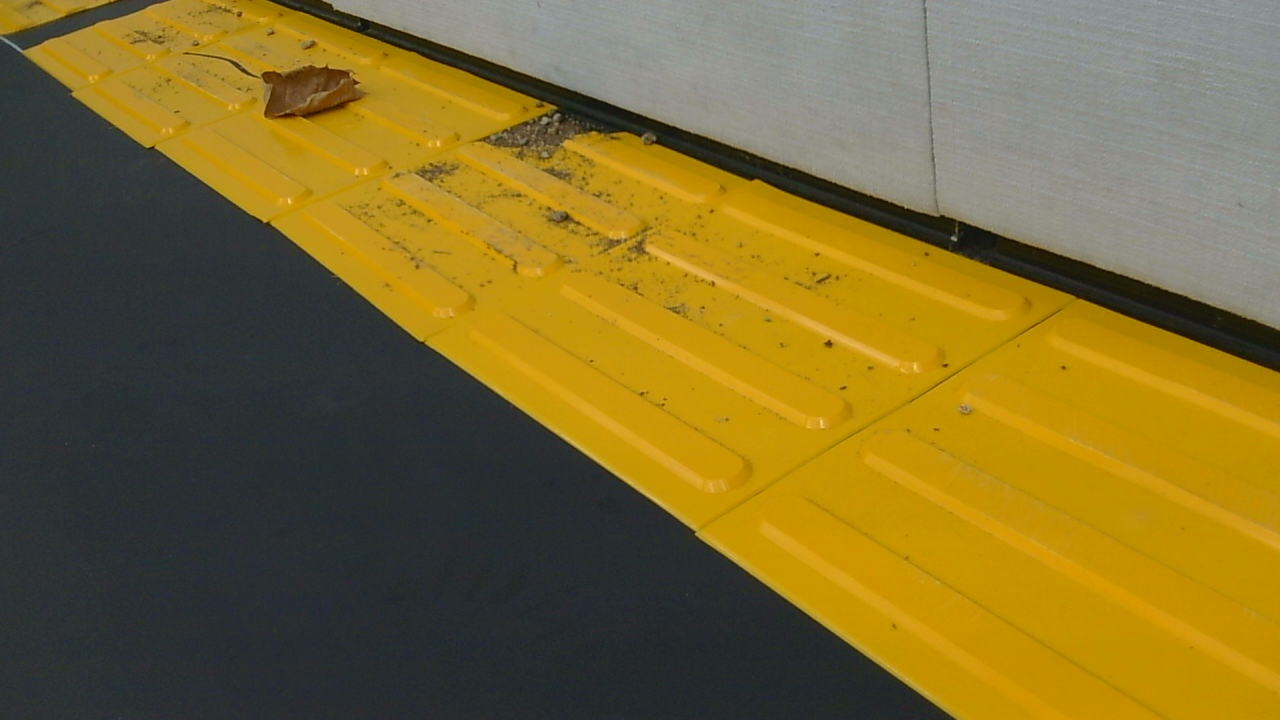
#> input picture Roady_Embedded/data/damage_events/images/damage_20260807T203652938831_0b4ee989_01.jpg, 1280 x 720 px, given in place of the camera
$ python line_tracer_test.py
#> lines starting #> are read from the running program, lines starting #| are printed output that depends on the picture; after the words box and inside, x2 and y2 are one past the last pixel; in counts of white or black regions, pixels touching at a corner belong together
#> further down, frame is the input picture: shape (720, 1280, 3); mean B, G, R 48, 106.6, 124.8
import cv2
import numpy as np


def detect_tactile_left_edge(frame):
    """카메라 원본 이미지에서 점자블록의 좌측 모서리 X 좌표를 검출합니다.

    :param frame: 카메라 입력 이미지 (BGR 형식, e.g., 640x480)
    :return: (left_edge_x, debug_frame)
             - left_edge_x: ROI 스캔라인 기준 점자블록 좌측 모서리 X 좌표 (미인식 시 None)
             - debug_frame: 시각화 처리가 완료된 ROI 디버깅 이미지
    """
    height, width, _ = frame.shape
#> height = 720; width = 1280

    # 1. ROI(관심영역) 설정: 카메라 하단 50% 영역만 자르기
    roi_y_start = int(height * 0.5)
#> roi_y_start = 360
    roi = frame[roi_y_start:height, 0:width]
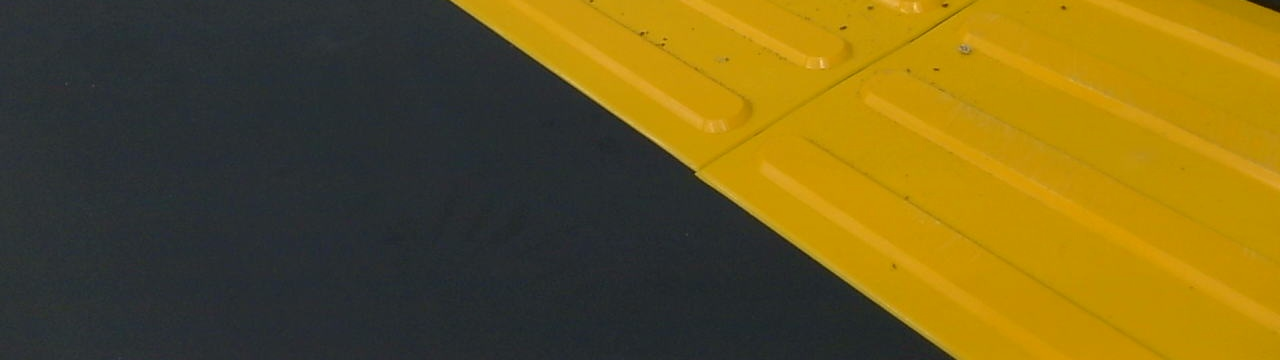
#> roi: shape (360, 1280, 3); mean B, G, R 28.9, 91.5, 110.8
    roi_h, roi_w, _ = roi.shape
#> roi_h = 360; roi_w = 1280

    # 2. HSV 색상 공간 변환 및 노란색 영역 마스킹
    hsv = cv2.cvtColor(roi, cv2.COLOR_BGR2HSV)
#> hsv: shape (360, 1280, 3); mean H, S, V 64.8, 138.1, 115.6

    # 조명 환경에 따른 노란색 HSV 범위 설정 (H: Hue, S: Saturation, V: Value)
    lower_yellow = np.array([15, 80, 80])
    upper_yellow = np.array([35, 255, 255])
    mask = cv2.inRange(hsv, lower_yellow, upper_yellow)
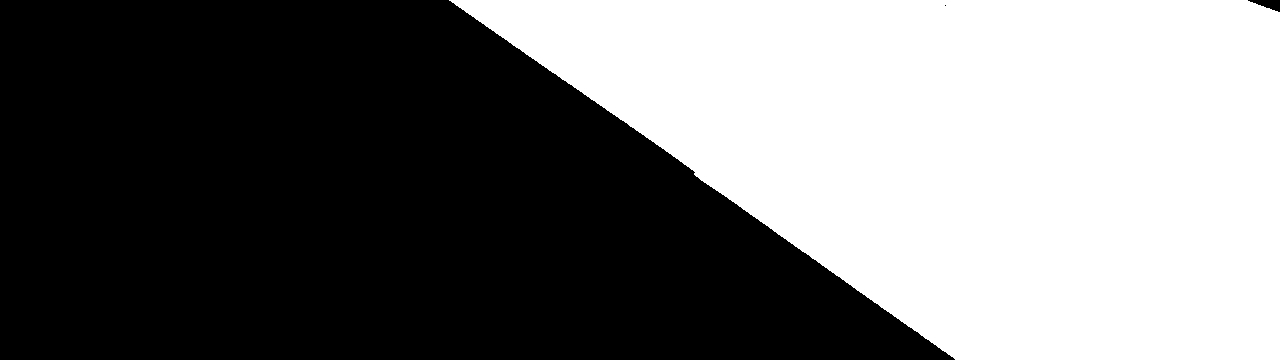
#> mask: shape (360, 1280); 45% white; 1 white region, box (x1, y1, x2, y2) and area: (449, 0, 1280, 360) 207452

    # 3. 모폴로지 연산 (Closing): 돌기 패턴으로 인한 마스크 내부 구멍 메우기
    kernel = cv2.getStructuringElement(cv2.MORPH_RECT, (9, 9))
    mask_closed = cv2.morphologyEx(mask, cv2.MORPH_CLOSE, kernel)
#> mask_closed: shape (360, 1280); 45% white; 1 white region

    # 4. 윤곽선(Contour) 검출
    contours, _ = cv2.findContours(
        mask_closed, cv2.RETR_EXTERNAL, cv2.CHAIN_APPROX_SIMPLE
    )
#> contours = 1 contour; box (x1, y1, x2, y2) and area: (449, 0, 1280, 360) 206484

    left_edge_x = None
    debug_frame = roi.copy()

    # ROI 내부 기준 스캔라인 높이 (ROI 상단에서 60% 지점)
    scan_y = int(roi_h * 0.6)
#> scan_y = 216

    if contours:
        # 노이즈를 제외하고 가장 큰 면적의 윤곽선(점자블록 덩어리) 선택
        c = max(contours, key=cv2.contourArea)
#> c = contour of 319 points, box (x1, y1, x2, y2) (449, 0, 1280, 360), area 206484

        if cv2.contourArea(c) > 1000:  # 최소 노이즈 면적 기준
            # 스캔라인(Y=scan_y) 부근과 만나는 윤곽선 점들의 X 좌표 추출
            points_at_scany = [
                p[0][0] for p in c if abs(p[0][1] - scan_y) <= 2
            ]
#> points_at_scany = [750, 751, 753, 754, 756, 757]

            if points_at_scany:
                # 그 중 '가장 좌측(최소값)'에 위치한 X 좌표를 좌측 모서리로 판단
                left_edge_x = min(points_at_scany)
#> left_edge_x = 750

            # 시각화 1: 검출된 점자블록 전체 윤곽선 (초록색 테두리)
            cv2.drawContours(debug_frame, [c], -1, (0, 255, 0), 2)

    # 5. 디버깅 안내선 및 모서리 점 표시
    # 가로 스캔라인 (노란색 점선)
    cv2.line(
        debug_frame, (0, scan_y), (roi_w, scan_y), (0, 255, 255), 1, cv2.LINE_AA
    )

    # 화면 중앙선 (파란색 선)
    car_center_x = width // 2
#> car_center_x = 640
    cv2.line(
        debug_frame,
        (car_center_x, 0),
        (car_center_x, roi_h),
        (255, 0, 0),
        2,
    )
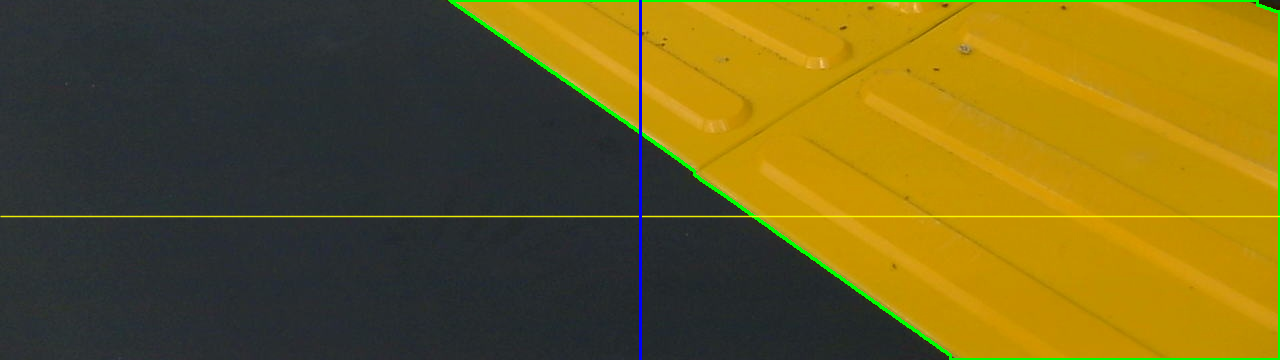
#> debug_frame: shape (360, 1280, 3); mean B, G, R 29.1, 93.4, 109.3

    if left_edge_x is not None:
        # 검출된 좌측 모서리 위치 (빨간색 원)
        cv2.circle(debug_frame, (left_edge_x, scan_y), 6, (0, 0, 255), -1)
#> debug_frame: shape (360, 1280, 3); 0.02% of pixels changed, all inside (x1, y1, x2, y2) = (744, 210, 757, 223)

    return left_edge_x, debug_frame

if __name__ == '__main__':
    # 웹캠 열기 (USB 카메라는 보통 0번 또는 1번)
    cap = cv2.VideoCapture(0)
    cap.set(cv2.CAP_PROP_FRAME_WIDTH, 640)
    cap.set(cv2.CAP_PROP_FRAME_HEIGHT, 480)

    while cap.isOpened():
        ret, frame = cap.read()
        if not ret:
            break

        # 좌측 모서리 검출 로직 호출
        edge_x, debug_img = detect_tactile_left_edge(frame)
#> edge_x = 750

        # 터미널에 검출된 X 좌표 출력
        if edge_x is not None:
            print(f'📍 점자블록 좌측 모서리 X 좌표: {edge_x} px')
#| 📍 점자블록 좌측 모서리 X 좌표: 750 px
        else:
            print('⚠️ 점자블록 미인식')

        # 화면 출력
        cv2.imshow('Tactile Left Edge Detection', debug_img)

        # 'q' 키 누르면 종료
        if cv2.waitKey(1) & 0xFF == ord('q'):
#> (key q is pressed here)
            break

    cap.release()
    cv2.destroyAllWindows()

$ run again, on Roady_Embedded/data/damage_events/images/damage_20260807T203652938831_0b4ee989_02.jpg
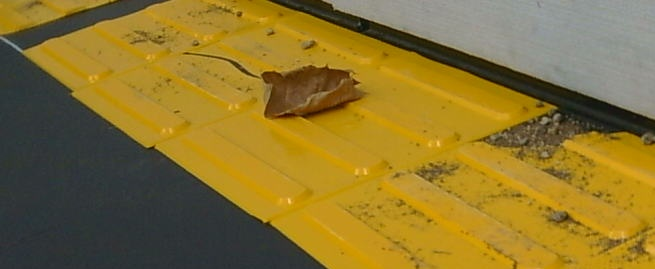
#> input picture Roady_Embedded/data/damage_events/images/damage_20260807T203652938831_0b4ee989_02.jpg, 655 x 269 px, given in place of the camera
#> frame is the input picture: shape (269, 655, 3); mean B, G, R 47.1, 115.4, 138.6
#> hsv: shape (135, 655, 3); mean H, S, V 47.3, 154, 138.8
#> in detect_tactile_left_edge, `mask = cv2.inRange(hsv, lower_yellow, upper_yellow)`:
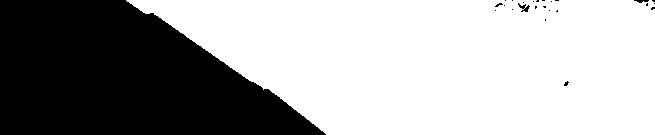
#> mask: shape (135, 655); 64.6% white; 25 black regions (22 under 20 px), largest, box (x1, y1, x2, y2) and area: (0, 0, 326, 135) 31183, (518, 3, 530, 12) 48, (634, 0, 649, 3) 28
#> mask_closed: shape (135, 655); 64.8% white; 1 black region
#> contours = 1 contour; box (x1, y1, x2, y2) and area: (126, 0, 655, 135) 56666
#> c = contour of 115 points, box (x1, y1, x2, y2) (126, 0, 655, 135), area 56666
#> points_at_scany = [249, 250, 251, 253, 254, 255]
#> left_edge_x = 249
#> in detect_tactile_left_edge, `cv2.circle(debug_frame, (left_edge_x, scan_y), 6, (0, 0, 255), -1)`:
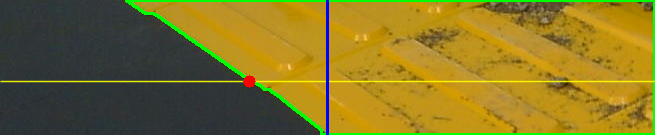
#> debug_frame: shape (135, 655, 3); mean B, G, R 36.8, 115.6, 131.6
#| 📍 점자블록 좌측 모서리 X 좌표: 249 px

$ run again, on Roady_Embedded/data/damage_events/images/damage_20260807T203927326124_e8a2a410_01.jpg
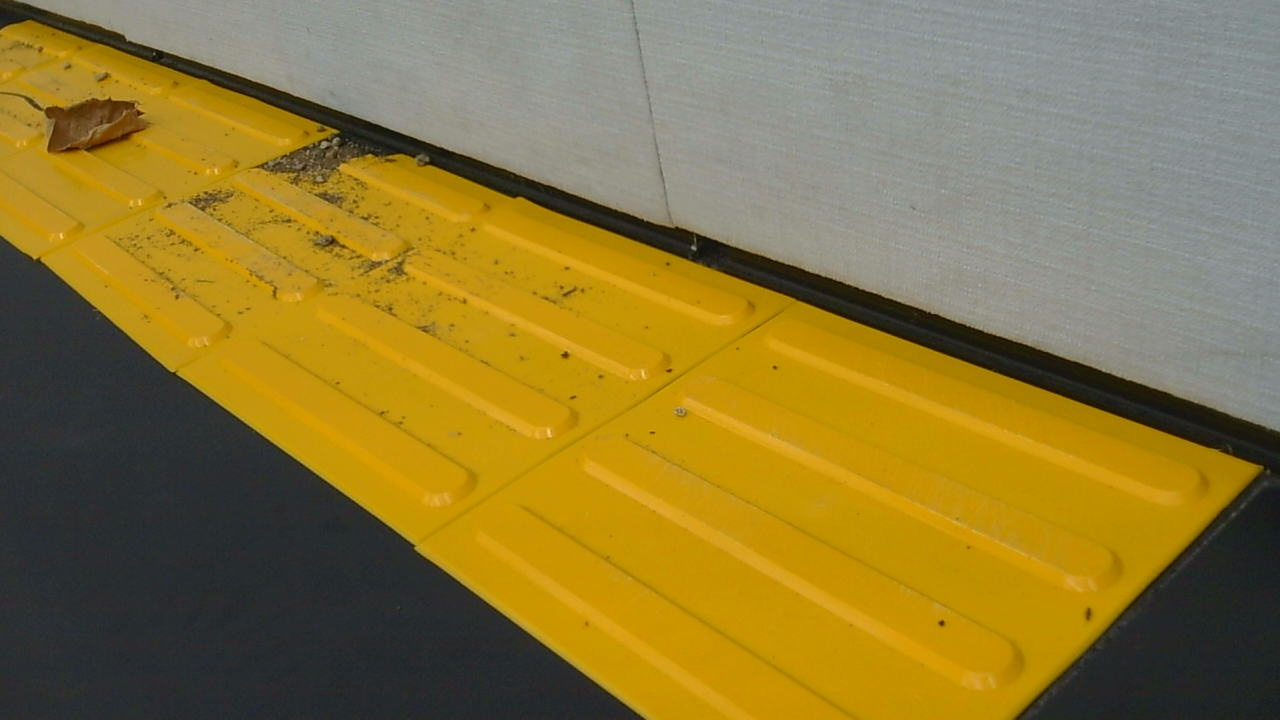
#> input picture Roady_Embedded/data/damage_events/images/damage_20260807T203927326124_e8a2a410_01.jpg, 1280 x 720 px, given in place of the camera
#> frame is the input picture: shape (720, 1280, 3); mean B, G, R 56.7, 119.9, 140
#> hsv: shape (360, 1280, 3); mean H, S, V 51.3, 159.6, 132.7
#> in detect_tactile_left_edge, `mask = cv2.inRange(hsv, lower_yellow, upper_yellow)`:
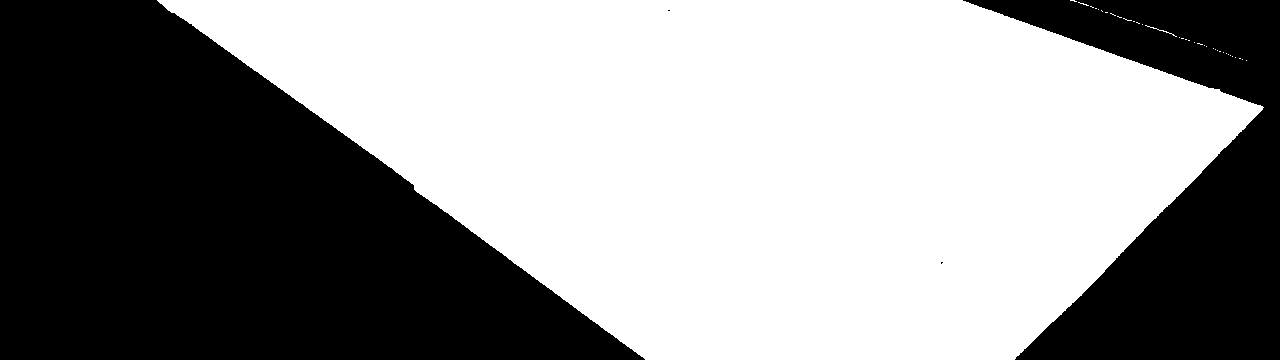
#> mask: shape (360, 1280); 57% white; 4 black regions (2 under 20 px), largest, box (x1, y1, x2, y2) and area: (0, 0, 645, 360) 145004, (963, 0, 1280, 360) 52987
#> mask_closed: shape (360, 1280); 57.1% white; 2 black regions
#> contours = 35 contours, 33 with area under 20; largest, box (x1, y1, x2, y2) and area: (157, 0, 1264, 360) 261603, (1070, 0, 1089, 6) 32
#> c = contour of 564 points, box (x1, y1, x2, y2) (157, 0, 1264, 360), area 261603
#> points_at_scany = [450, 451, 1154, 1155, 1156, 1156, 1157, 1158, 1158]
#> left_edge_x = 450
#> in detect_tactile_left_edge, `cv2.line( debug_frame, (car_center_x, 0), (car_center_x, roi_h), (255,..`:
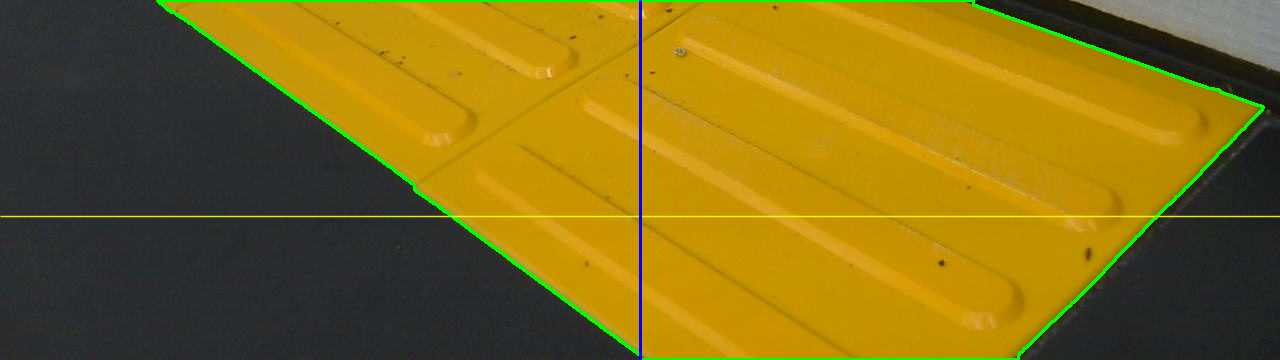
#> debug_frame: shape (360, 1280, 3); mean B, G, R 23, 106, 128.4
#| 📍 점자블록 좌측 모서리 X 좌표: 450 px

$ run again, on Roady_Embedded/data/damage_events/images/damage_20260807T203927326124_e8a2a410_02.jpg
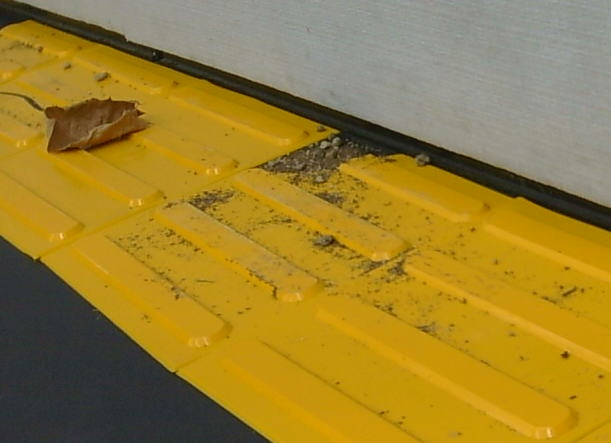
#> input picture Roady_Embedded/data/damage_events/images/damage_20260807T203927326124_e8a2a410_02.jpg, 611 x 443 px, given in place of the camera
#> frame is the input picture: shape (443, 611, 3); mean B, G, R 49.6, 128.6, 155.5
#> hsv: shape (222, 611, 3); mean H, S, V 36.8, 193, 163.9
#> in detect_tactile_left_edge, `mask = cv2.inRange(hsv, lower_yellow, upper_yellow)`:
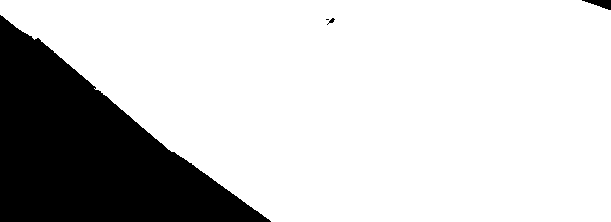
#> mask: shape (222, 611); 79.3% white; 4 black regions (1 under 20 px), largest, box (x1, y1, x2, y2) and area: (0, 15, 271, 222) 27900, (582, 0, 611, 10) 158, (327, 18, 335, 25) 21
#> mask_closed: shape (222, 611); 79.4% white; 2 black regions
#> contours = 1 contour; box (x1, y1, x2, y2) and area: (0, 0, 611, 222) 106916
#> c = contour of 145 points, box (x1, y1, x2, y2) (0, 0, 611, 222), area 106916
#> points_at_scany = [148, 149]
#> left_edge_x = 148
#> in detect_tactile_left_edge, `cv2.line( debug_frame, (car_center_x, 0), (car_center_x, roi_h), (255,..`:
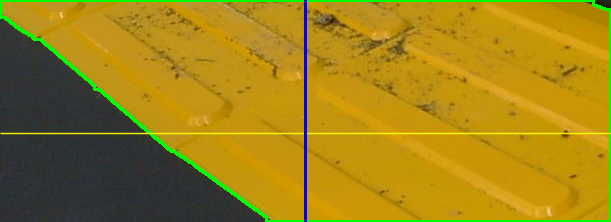
#> debug_frame: shape (222, 611, 3); mean B, G, R 23.2, 130.1, 158.2
#| 📍 점자블록 좌측 모서리 X 좌표: 148 px
